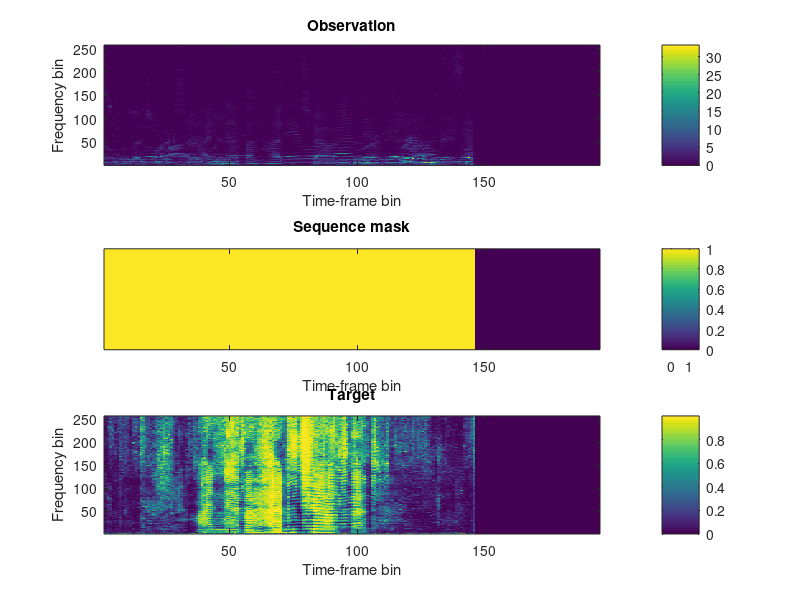
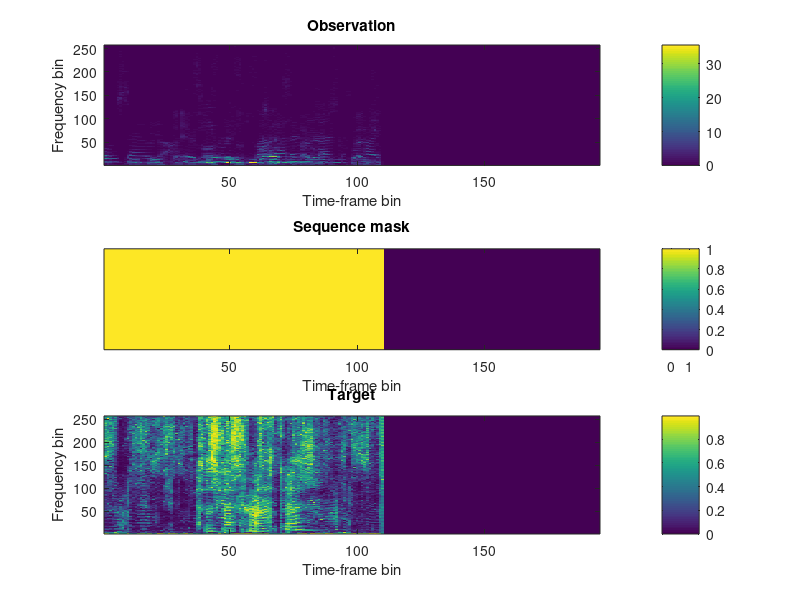
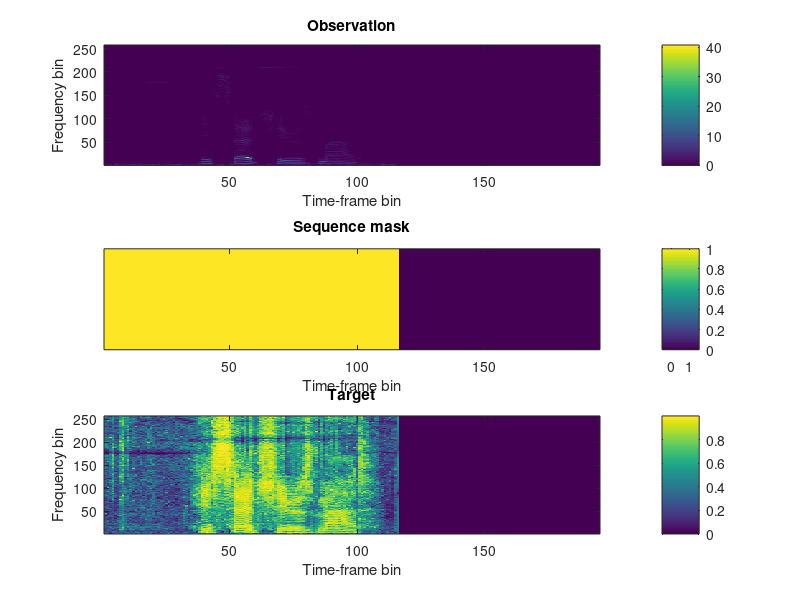
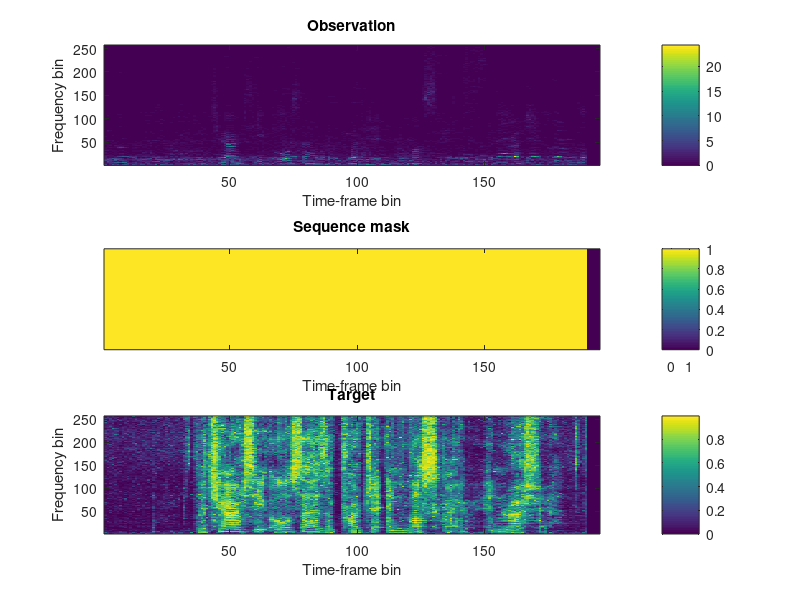

Source code (MATLAB) for these figures, in order:
% AUTHOR:         Aaron Nicolson
% AFFILIATION:    Signal Processing Laboratory, Griffith University
%
% This Source Code Form is subject to the terms of the Mozilla Public
% License, v. 2.0. If a copy of the MPL was not distributed with this
% file, You can obtain one at http://mozilla.org/MPL/2.0/.

clear all; close all; clc

% TO DO: REVERSE Y-AXIS TICKS!

%
% In main.py, set deepxi.train(..., save_example=True) to get .mat training 
% mini-batch example.
%

load('inp_batch.mat')
load('tgt_batch.mat')
load('seq_mask_batch.mat')

%% PLOT
for i = 1:size(inp_batch, 1)
    figure (i)
       
    % Observation/input. 
    inp = rot90(squeeze(inp_batch(i,:,:)));

    % Target: mapped a priori SNR. 
    tgt = rot90(squeeze(tgt_batch(i,:,:)));

    % Sequence mask.
    seq_mask = seq_mask_batch(i,:,:);
       
    subplot(3,1,1); imagesc(flipud(inp)); colorbar;
    xlabel('Time-frame bin')
    ylabel('Frequency bin')
    title('Observation')
    set(gca,'YDir','normal')

    subplot(3,1,2); imagesc(seq_mask); colorbar;
    xlabel('Time-frame bin')
    title('Sequence mask')
    colorbar('XTick', [0, 1]);
    set(gca,'ytick',[])
    set(gca,'yticklabel',[])
    
    subplot(3,1,3); imagesc(flipud(tgt)); colorbar;
    xlabel('Time-frame bin')
    ylabel('Frequency bin')
    title('Target')
    set(gca,'YDir','normal')

    set(gcf, 'Position', get(0, 'Screensize'));
end
